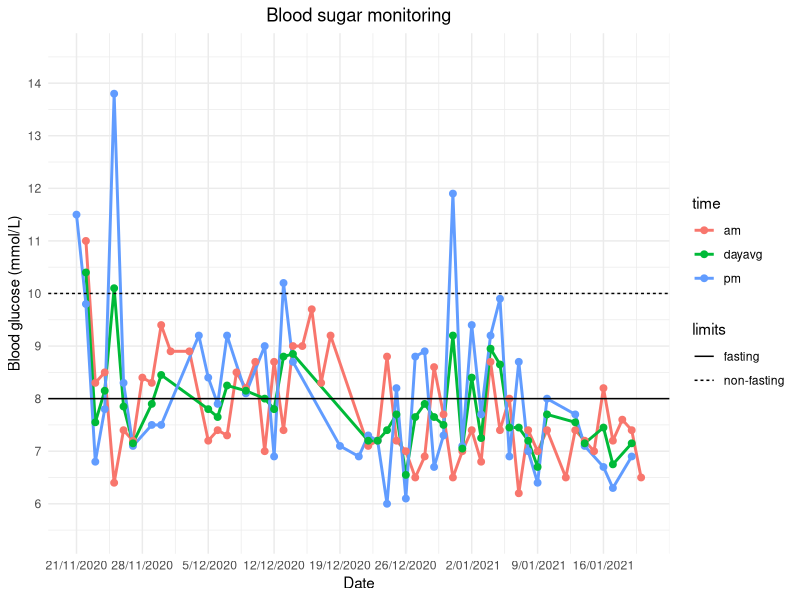
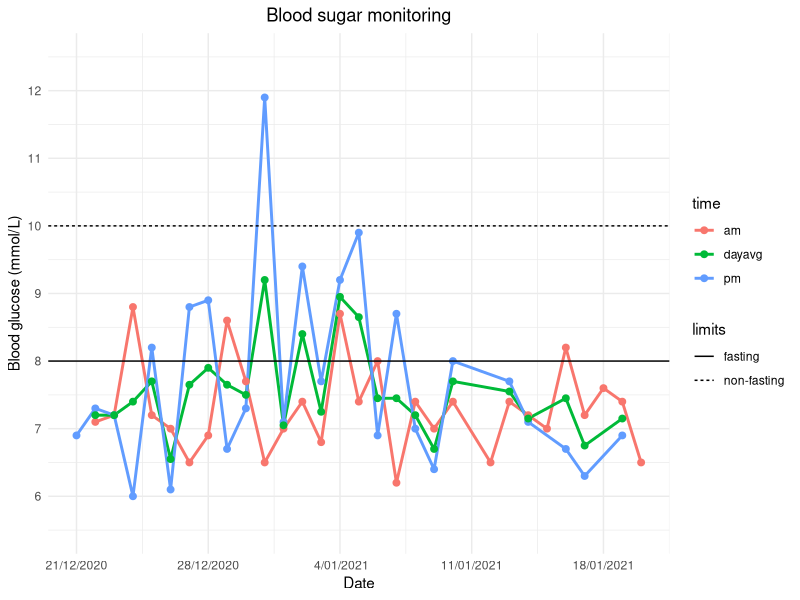
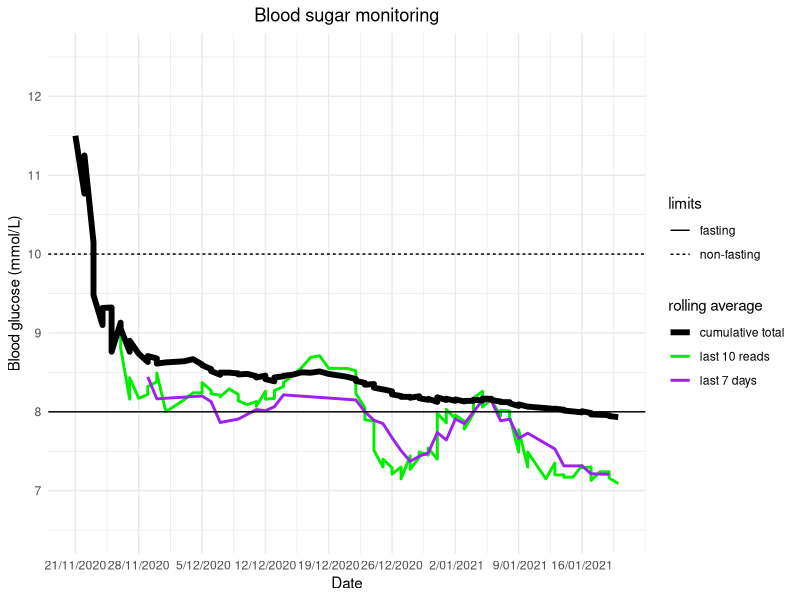
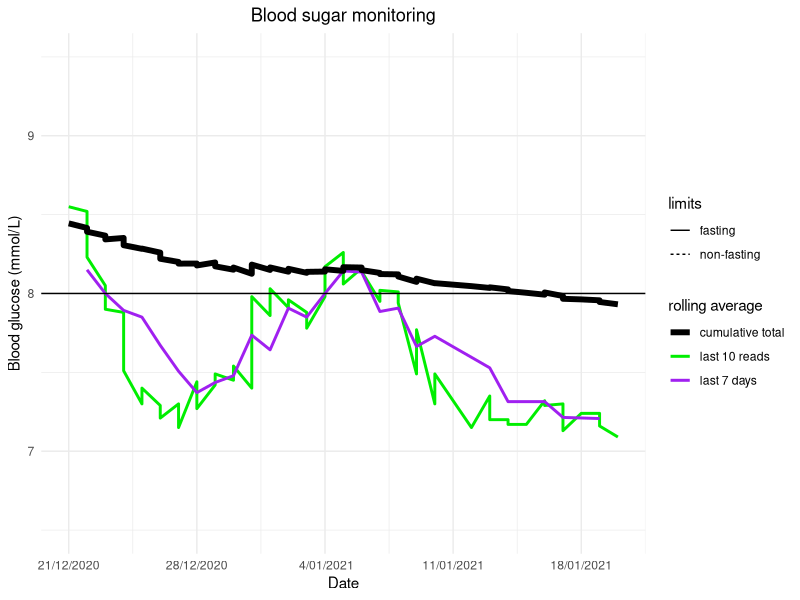

R code for these plots, in order:
# Blood sugar monitoring data
# Script Claire Styles
# R version 4.0.3 (2020-10-10)

# Packages and settings required
library(dplyr)
library(ggplot2)

theme_set(theme_minimal() +
            theme(plot.title = element_text(hjust = 0.5),
                  plot.subtitle = element_text(hjust = 0.5)))



# Core data ---------------------------------------------------------------

# Wide
sugarwide <- read.csv("sugar.csv", header = TRUE)
sugarwide$date <- as.Date(sugarwide$date, format = "%e/%m/%Y")
sugarwide$sug.dayavg <- apply(sugarwide[, c(2,3)], 1, mean)


# Long
rawlong <- reshape(sugarwide, varying=2:4, direction = "long")
sugarlong <- na.omit(rawlong[, -4])
row.names(sugarlong) <- c()
rm(rawlong)



# Rolling averages --------------------------------------------------------

# Average of last (complete) 7 days

avebyday <- na.omit(select(sugarwide, date, sug.dayavg))
avebyday$sug.7dayavg <- NA

for(i in 7:length(avebyday$sug.dayavg)){
  avrange <- (i-6):i
  rolldat <- avebyday[avrange,]
  avebyday$sug.7dayavg[i] <- mean(rolldat$sug.dayavg)
}


# Averages by readings: last 10, and cumulative
avebyread <- arrange(sugarlong, date, time) %>% filter(time == "am" | time == "pm")
avebyread$r10avg <- NA
avebyread$cmltv <- NA

for(i in 1:length(avebyread$sug)){
  cmltvrange <- 1:i
  cmltvdat <- avebyread[cmltvrange,]
  avebyread$cmltv[i] <- mean(cmltvdat$sug, na.rm = TRUE)
  
  if(i > 9){
    rollrange <- (i-9):i
    rolldat <- avebyread[rollrange,]
    avebyread$r10avg[i] <- mean(rolldat$sug, na.rm = TRUE)
  }
}

rm(rolldat, avrange, i)


# Rolling average dataframe

rolling <- merge(avebyread[, c(1,4,5)], avebyday[, c(1,3)], all.x = TRUE)
colnames(rolling) <- c("date", "reads10", "cmltv", "days7")



# Plot function and ref data ----------------------------------------------

line.data <- data.frame(yintercept = c(8,10), 
                        limits = c("fasting", "non-fasting"))

plotter <- function(df, type = "daily", numdays = "all"){
  # use numdays to specify time period in number of recent days
  
  # check that arguments are valid
  case <- tolower(type)
  stopifnot(case %in% c("daily", "rolling"))
  stopifnot(is.numeric(numdays) | numdays == "all")
  
  # data to use according to numdays specification
  if(numdays == "all"){
    daystart <- min(df$date)
    dat <- df
  }
  
  else{
    daystart <- max(df$date)-numdays 
    stopifnot(daystart > min(df$date))
    dat <- subset(df, subset = date >= daystart)
  }
  
  # variables for axis limits according to data subset to be plotted
  sugdat <- na.omit(switch(case, 
                           daily = dat[,3], 
                           rolling = Reduce(union, dat[, -1])))
  minax <- floor(min(sugdat)) - 0.5
  maxax <- ceiling(max(sugdat)) + 0.5
  
  # plot function
  
  switch(case,
         
         daily = ggplot(dat, aes(x = date, y = sug, colour = time)) + 
           geom_line(size = 1) + geom_point(size = 2),
         
         rolling = ggplot(dat, aes(x = date)) + 
           geom_line(data = dat[!is.na(dat$reads10),], 
                     aes(y = reads10, colour = "last 10 reads"), size = 1) + 
           geom_line(data = dat[!is.na(dat$days7),], 
                     aes(y = days7, colour = "last 7 days"), size = 1) + 
           geom_line(aes(y = cmltv, colour = "cumulative total"), size = 2) +
           scale_colour_manual("rolling average", 
                               values = c("black", "green2", "purple"))) + 
    
    geom_hline(aes(yintercept = yintercept, linetype = limits), line.data) +  
    scale_x_date(breaks = seq(daystart, max(dat$date), 
                              by = "7 days"), date_labels = "%e/%m/%Y") + 
    scale_y_continuous(limits = c(minax, maxax), 
                       breaks = seq(minax + 0.5, maxax - 0.5, 1),
                       labels = seq(minax + 0.5, maxax - 0.5, 1)) +
    labs(title = "Blood sugar monitoring", x = "Date",
         y = "Blood glucose (mmol/L)")
  
}



# Produce graphs ----------------------------------------------------------

# Daily measurements with daily average
print(plotter(sugarlong)) # all data
print(plotter(sugarlong, numdays = 30)) # last 30 days


# Rolling average graph
print(plotter(rolling, type = "rolling")) # all data
print(plotter(rolling, type = "rolling", numdays = 30)) # last 30 days
